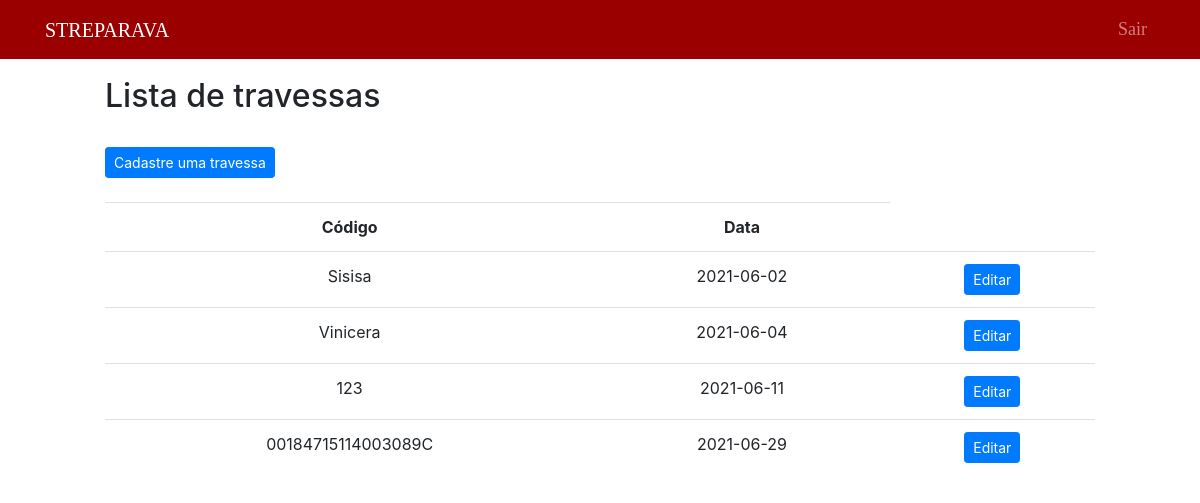
Screenshot of /public/travessa/listTravessa.php (signed in) with the database file from the repository.
### tables this page shows
CREATE TABLE `travessa` (
  `id_travessa` int(11) NOT NULL,
  `codigo` varchar(200) NOT NULL,
  `data` date NOT NULL
);

### public/travessa/listTravessa.php (the view, shortened to what this page needs)
<?php
include("../Template/header.php");
?>
<div style="margin-left: 100px; margin-right: 100px;">
    <h2>Lista de travessas</h2>
    <br>
    <div class="buttons">
        <a href="../travessa/createTravessa.php" class="btn btn-primary btn-sm">Cadastre uma travessa</a>
    </div>
</div>
<?php
include("../../data/connection.php");
$sql = "SELECT * FROM travessa ORDER BY data";
$dadosTravessa = $connection->query($sql);
if ($dadosTravessa->num_rows > 0) {
?>
    <div style="margin-left: 100px; margin-right: 100px;">
        <br>
        <table class="table" style="text-align: center;">
            <tr>
                <th>Código</th>
                <th>Data</th>
            </tr>
            <?php
            while ($exibir = $dadosTravessa->fetch_assoc()) {
            ?>
                <tr>
                    <td><?php echo $exibir["codigo"] ?></td>
                    <td><?php echo $exibir["data"] ?></td>
                    <td>
                        <button type="button" class="btn btn-primary btn-sm">
                            <a href="editTravessa.php?id=<?php echo $exibir["id_travessa"] ?>" style="text-decoration: none; color: white">Editar</a>
                        </button>
                    </td>
                </tr>
            <?php
            }
            ?>
        </table>
    </div>
<?php
} else {?>
    <div style="margin-left: 100px; margin-right: 100px;">
    <br>
    <?php
    echo "Nenhum registro encontrado.";
}
?>

### public/Styles/main.css (style rules this page uses)
body { padding: 5px; }

### rows the page displays
travessa: codigo "Sisisa", data "2021-06-02"
travessa: codigo "Vinicera", data "2021-06-04"
travessa: codigo "123", data "2021-06-11"
travessa: codigo "00184715114003089C", data "2021-06-29"
